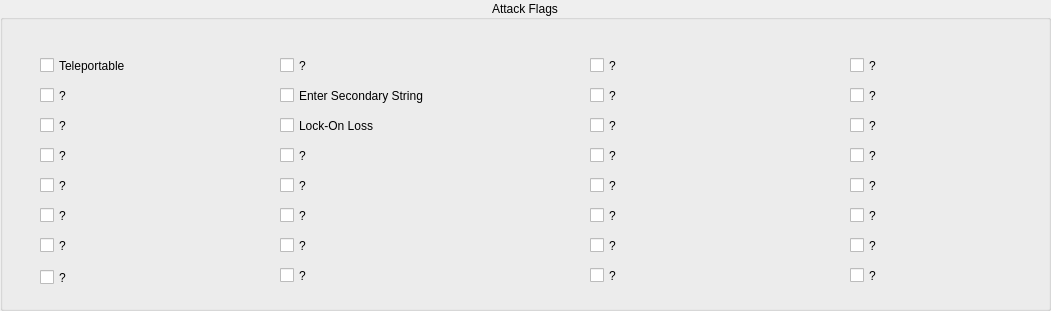
  <widget class="QGroupBox" name="AttackFlagGroup">
   <property name="geometry">
    <rect>
     <x>40</x>
     <y>460</y>
     <width>1051</width>
     <height>311</height>
    </rect>
   </property>
   <property name="title">
    <string>Attack Flags</string>
   </property>
   <property name="alignment">
    <set>Qt::AlignCenter</set>
   </property>
   <widget class="QCheckBox" name="Flag_0">
    <property name="geometry">
     <rect>
      <x>40</x>
      <y>50</y>
      <width>171</width>
      <height>31</height>
     </rect>
    </property>
    <property name="toolTip">
     <string>&lt;html&gt;&lt;head/&gt;&lt;body&gt;&lt;p&gt;If this flag is set, the opponent can teleport this attack.&lt;/p&gt;&lt;/body&gt;&lt;/html&gt;</string>
    </property>
    <property name="text">
     <string>Teleportable</string>
    </property>
   </widget>
   <widget class="QCheckBox" name="Flag_7">
    <property name="geometry">
     <rect>
      <x>40</x>
      <y>262</y>
      <width>171</width>
      <height>31</height>
     </rect>
    </property>
    <property name="text">
     <string>?</string>
    </property>
   </widget>
   <widget class="QCheckBox" name="Flag_2">
    <property name="geometry">
     <rect>
      <x>40</x>
      <y>110</y>
      <width>181</width>
      <height>31</height>
     </rect>
    </property>
    <property name="text">
     <string>?</string>
    </property>
   </widget>
   <widget class="QCheckBox" name="Flag_5">
    <property name="geometry">
     <rect>
      <x>40</x>
      <y>200</y>
      <width>171</width>
      <height>31</height>
     </rect>
    </property>
    <property name="text">
     <string>?</string>
    </property>
   </widget>
   <widget class="QCheckBox" name="Flag_3">
    <property name="geometry">
     <rect>
      <x>40</x>
      <y>140</y>
      <width>171</width>
      <height>31</height>
     </rect>
    </property>
    <property name="text">
     <string>?</string>
    </property>
   </widget>
   <widget class="QCheckBox" name="Flag_6">
    <property name="geometry">
     <rect>
      <x>40</x>
      <y>230</y>
      <width>171</width>
      <height>31</height>
     </rect>
    </property>
    <property name="text">
     <string>?</string>
    </property>
   </widget>
   <widget class="QCheckBox" name="Flag_4">
    <property name="geometry">
     <rect>
      <x>40</x>
      <y>170</y>
      <width>171</width>
      <height>31</height>
     </rect>
    </property>
    <property name="text">
     <string>?</string>
    </property>
   </widget>
   <widget class="QCheckBox" name="Flag_1">
    <property name="geometry">
     <rect>
      <x>40</x>
      <y>80</y>
      <width>171</width>
      <height>31</height>
     </rect>
    </property>
    <property name="toolTip">
     <string>Checks if you can absorb Ki Blasts and Ki-Based Blast 2s/Ultimates.</string>
    </property>
    <property name="text">
     <string>?</string>
    </property>
   </widget>
   <widget class="QCheckBox" name="Flag_8">
    <property name="geometry">
     <rect>
      <x>280</x>
      <y>50</y>
      <width>171</width>
      <height>31</height>
     </rect>
    </property>
    <property name="sizePolicy">
     <sizepolicy hsizetype="Minimum" vsizetype="Fixed">
      <horstretch>0</horstretch>
      <verstretch>0</verstretch>
     </sizepolicy>
    </property>
    <property name="text">
     <string>?</string>
    </property>
   </widget>
   <widget class="QCheckBox" name="Flag_9">
    <property name="geometry">
     <rect>
      <x>280</x>
      <y>80</y>
      <width>191</width>
      <height>31</height>
     </rect>
    </property>
    <property name="sizePolicy">
     <sizepolicy hsizetype="Minimum" vsizetype="Fixed">
      <horstretch>0</horstretch>
      <verstretch>0</verstretch>
     </sizepolicy>
    </property>
    <property name="toolTip">
     <string>&lt;html&gt;&lt;head/&gt;&lt;body&gt;&lt;p&gt;If this flag is set, the attack will make you enter the secondary melee string.&lt;/p&gt;&lt;/body&gt;&lt;/html&gt;</string>
    </property>
    <property name="text">
     <string>Enter Secondary String</string>
    </property>
   </widget>
   <widget class="QCheckBox" name="Flag_10">
    <property name="geometry">
     <rect>
      <x>280</x>
      <y>110</y>
      <width>211</width>
      <height>31</height>
     </rect>
    </property>
    <property name="sizePolicy">
     <sizepolicy hsizetype="Minimum" vsizetype="Fixed">
      <horstretch>0</horstretch>
      <verstretch>0</verstretch>
     </sizepolicy>
    </property>
    <property name="toolTip">
     <string>&lt;html&gt;&lt;head/&gt;&lt;body&gt;&lt;p&gt;If this flag is set, this attack will make the opponent lock-off of you.&lt;/p&gt;&lt;/body&gt;&lt;/html&gt;</string>
    </property>
    <property name="text">
     <string>Lock-On Loss</string>
    </property>
   </widget>
   <widget class="QCheckBox" name="Flag_11">
    <property name="geometry">
     <rect>
      <x>280</x>
      <y>140</y>
      <width>171</width>
      <height>31</height>
     </rect>
    </property>
    <property name="sizePolicy">
     <sizepolicy hsizetype="Minimum" vsizetype="Fixed">
      <horstretch>0</horstretch>
      <verstretch>0</verstretch>
     </sizepolicy>
    </property>
    <property name="toolTip">
     <string>Checks if you can break objects by touching them.</string>
    </property>
    <property name="text">
     <string>?</string>
    </property>
   </widget>
   <widget class="QCheckBox" name="Flag_12">
    <property name="geometry">
     <rect>
      <x>280</x>
      <y>170</y>
      <width>171</width>
      <height>31</height>
     </rect>
    </property>
    <property name="sizePolicy">
     <sizepolicy hsizetype="Minimum" vsizetype="Fixed">
      <horstretch>0</horstretch>
      <verstretch>0</verstretch>
     </sizepolicy>
    </property>
    <property name="toolTip">
     <string>Checks if you can fly (0 = Flying, 1 = Non-Flying).</string>
    </property>
    <property name="text">
     <string>?</string>
    </property>
   </widget>
   <widget class="QCheckBox" name="Flag_13">
    <property name="geometry">
     <rect>
      <x>280</x>
      <y>200</y>
      <width>171</width>
      <height>31</height>
     </rect>
    </property>
    <property name="sizePolicy">
     <sizepolicy hsizetype="Minimum" vsizetype="Fixed">
      <horstretch>0</horstretch>
      <verstretch>0</verstretch>
     </sizepolicy>
    </property>
    <property name="text">
     <string>?</string>
    </property>
   </widget>
   <widget class="QCheckBox" name="Flag_14">
    <property name="geometry">
     <rect>
      <x>280</x>
      <y>230</y>
      <width>171</width>
      <height>31</height>
     </rect>
    </property>
    <property name="sizePolicy">
     <sizepolicy hsizetype="Minimum" vsizetype="Fixed">
      <horstretch>0</horstretch>
      <verstretch>0</verstretch>
     </sizepolicy>
    </property>
    <property name="text">
     <string>?</string>
    </property>
   </widget>
   <widget class="QCheckBox" name="Flag_15">
    <property name="geometry">
     <rect>
      <x>280</x>
      <y>260</y>
      <width>171</width>
      <height>31</height>
     </rect>
    </property>
    <property name="sizePolicy">
     <sizepolicy hsizetype="Minimum" vsizetype="Fixed">
      <horstretch>0</horstretch>
      <verstretch>0</verstretch>
     </sizepolicy>
    </property>
    <property name="toolTip">
     <string>Checks if you make a metallic noise when you land.</string>
    </property>
    <property name="text">
     <string>?</string>
    </property>
   </widget>
   <widget class="QCheckBox" name="Flag_16">
    <property name="geometry">
     <rect>
      <x>590</x>
      <y>50</y>
      <width>171</width>
      <height>31</height>
     </rect>
    </property>
    <property name="sizePolicy">
     <sizepolicy hsizetype="Minimum" vsizetype="Fixed">
      <horstretch>0</horstretch>
      <verstretch>0</verstretch>
     </sizepolicy>
    </property>
    <property name="text">
     <string>?</string>
    </property>
   </widget>
   <widget class="QCheckBox" name="Flag_17">
    <property name="geometry">
     <rect>
      <x>590</x>
      <y>80</y>
      <width>171</width>
      <height>31</height>
     </rect>
    </property>
    <property name="sizePolicy">
     <sizepolicy hsizetype="Minimum" vsizetype="Fixed">
      <horstretch>0</horstretch>
      <verstretch>0</verstretch>
     </sizepolicy>
    </property>
    <property name="text">
     <string>?</string>
    </property>
   </widget>
   <widget class="QCheckBox" name="Flag_21">
    <property name="geometry">
     <rect>
      <x>590</x>
      <y>200</y>
      <width>171</width>
      <height>31</height>
     </rect>
    </property>
    <property name="sizePolicy">
     <sizepolicy hsizetype="Minimum" vsizetype="Fixed">
      <horstretch>0</horstretch>
      <verstretch>0</verstretch>
     </sizepolicy>
    </property>
    <property name="text">
     <string>?</string>
    </property>
   </widget>
   <widget class="QCheckBox" name="Flag_22">
    <property name="geometry">
     <rect>
      <x>590</x>
      <y>230</y>
      <width>171</width>
      <height>31</height>
     </rect>
    </property>
    <property name="sizePolicy">
     <sizepolicy hsizetype="Minimum" vsizetype="Fixed">
      <horstretch>0</horstretch>
      <verstretch>0</verstretch>
     </sizepolicy>
    </property>
    <property name="text">
     <string>?</string>
    </property>
   </widget>
   <widget class="QCheckBox" name="Flag_18">
    <property name="geometry">
     <rect>
      <x>590</x>
      <y>110</y>
      <width>171</width>
      <height>31</height>
     </rect>
    </property>
    <property name="sizePolicy">
     <sizepolicy hsizetype="Minimum" vsizetype="Fixed">
      <horstretch>0</horstretch>
      <verstretch>0</verstretch>
     </sizepolicy>
    </property>
    <property name="text">
     <string>?</string>
    </property>
   </widget>
   <widget class="QCheckBox" name="Flag_19">
    <property name="geometry">
     <rect>
      <x>590</x>
      <y>140</y>
      <width>171</width>
      <height>31</height>
     </rect>
    </property>
    <property name="sizePolicy">
     <sizepolicy hsizetype="Minimum" vsizetype="Fixed">
      <horstretch>0</horstretch>
      <verstretch>0</verstretch>
     </sizepolicy>
    </property>
    <property name="text">
     <string>?</string>
    </property>
   </widget>
   <widget class="QCheckBox" name="Flag_20">
    <property name="geometry">
     <rect>
      <x>590</x>
      <y>170</y>
      <width>171</width>
      <height>31</height>
     </rect>
    </property>
    <property name="sizePolicy">
     <sizepolicy hsizetype="Minimum" vsizetype="Fixed">
      <horstretch>0</horstretch>
      <verstretch>0</verstretch>
     </sizepolicy>
    </property>
    <property name="text">
     <string>?</string>
    </property>
   </widget>
   <widget class="QCheckBox" name="Flag_23">
    <property name="geometry">
     <rect>
      <x>590</x>
      <y>260</y>
      <width>171</width>
      <height>31</height>
     </rect>
    </property>
    <property name="sizePolicy">
     <sizepolicy hsizetype="Minimum" vsizetype="Fixed">
      <horstretch>0</horstretch>
      <verstretch>0</verstretch>
     </sizepolicy>
    </property>
    <property name="text">
     <string>?</string>
    </property>
   </widget>
   <widget class="QCheckBox" name="Flag_24">
    <property name="geometry">
     <rect>
      <x>850</x>
      <y>50</y>
      <width>171</width>
      <height>31</height>
     </rect>
    </property>
    <property name="sizePolicy">
     <sizepolicy hsizetype="Minimum" vsizetype="Fixed">
      <horstretch>0</horstretch>
      <verstretch>0</verstretch>
     </sizepolicy>
    </property>
    <property name="text">
     <string>?</string>
    </property>
   </widget>
   <widget class="QCheckBox" name="Flag_25">
    <property name="geometry">
     <rect>
      <x>850</x>
      <y>80</y>
      <width>171</width>
      <height>31</height>
     </rect>
    </property>
    <property name="sizePolicy">
     <sizepolicy hsizetype="Minimum" vsizetype="Fixed">
      <horstretch>0</horstretch>
      <verstretch>0</verstretch>
     </sizepolicy>
    </property>
    <property name="text">
     <string>?</string>
    </property>
   </widget>
   <widget class="QCheckBox" name="Flag_26">
    <property name="geometry">
     <rect>
      <x>850</x>
      <y>110</y>
      <width>171</width>
      <height>31</height>
     </rect>
    </property>
    <property name="sizePolicy">
     <sizepolicy hsizetype="Minimum" vsizetype="Fixed">
      <horstretch>0</horstretch>
      <verstretch>0</verstretch>
     </sizepolicy>
    </property>
    <property name="text">
     <string>?</string>
    </property>
   </widget>
   <widget class="QCheckBox" name="Flag_27">
    <property name="geometry">
     <rect>
      <x>850</x>
      <y>140</y>
      <width>171</width>
      <height>31</height>
     </rect>
    </property>
    <property name="sizePolicy">
     <sizepolicy hsizetype="Minimum" vsizetype="Fixed">
      <horstretch>0</horstretch>
      <verstretch>0</verstretch>
     </sizepolicy>
    </property>
    <property name="text">
     <string>?</string>
    </property>
   </widget>
   <widget class="QCheckBox" name="Flag_28">
    <property name="geometry">
     <rect>
      <x>850</x>
      <y>170</y>
      <width>171</width>
      <height>31</height>
     </rect>
    </property>
    <property name="sizePolicy">
     <sizepolicy hsizetype="Minimum" vsizetype="Fixed">
      <horstretch>0</horstretch>
      <verstretch>0</verstretch>
     </sizepolicy>
    </property>
    <property name="text">
     <string>?</string>
    </property>
   </widget>
   <widget class="QCheckBox" name="Flag_29">
    <property name="geometry">
     <rect>
      <x>850</x>
      <y>200</y>
      <width>171</width>
      <height>31</height>
     </rect>
    </property>
    <property name="sizePolicy">
     <sizepolicy hsizetype="Minimum" vsizetype="Fixed">
      <horstretch>0</horstretch>
      <verstretch>0</verstretch>
     </sizepolicy>
    </property>
    <property name="text">
     <string>?</string>
    </property>
   </widget>
   <widget class="QCheckBox" name="Flag_30">
    <property name="geometry">
     <rect>
      <x>850</x>
      <y>230</y>
      <width>171</width>
      <height>31</height>
     </rect>
    </property>
    <property name="sizePolicy">
     <sizepolicy hsizetype="Minimum" vsizetype="Fixed">
      <horstretch>0</horstretch>
      <verstretch>0</verstretch>
     </sizepolicy>
    </property>
    <property name="text">
     <string>?</string>
    </property>
   </widget>
   <widget class="QCheckBox" name="Flag_31">
    <property name="geometry">
     <rect>
      <x>850</x>
      <y>260</y>
      <width>171</width>
      <height>31</height>
     </rect>
    </property>
    <property name="sizePolicy">
     <sizepolicy hsizetype="Minimum" vsizetype="Fixed">
      <horstretch>0</horstretch>
      <verstretch>0</verstretch>
     </sizepolicy>
    </property>
    <property name="text">
     <string>?</string>
    </property>
   </widget>
  </widget>
